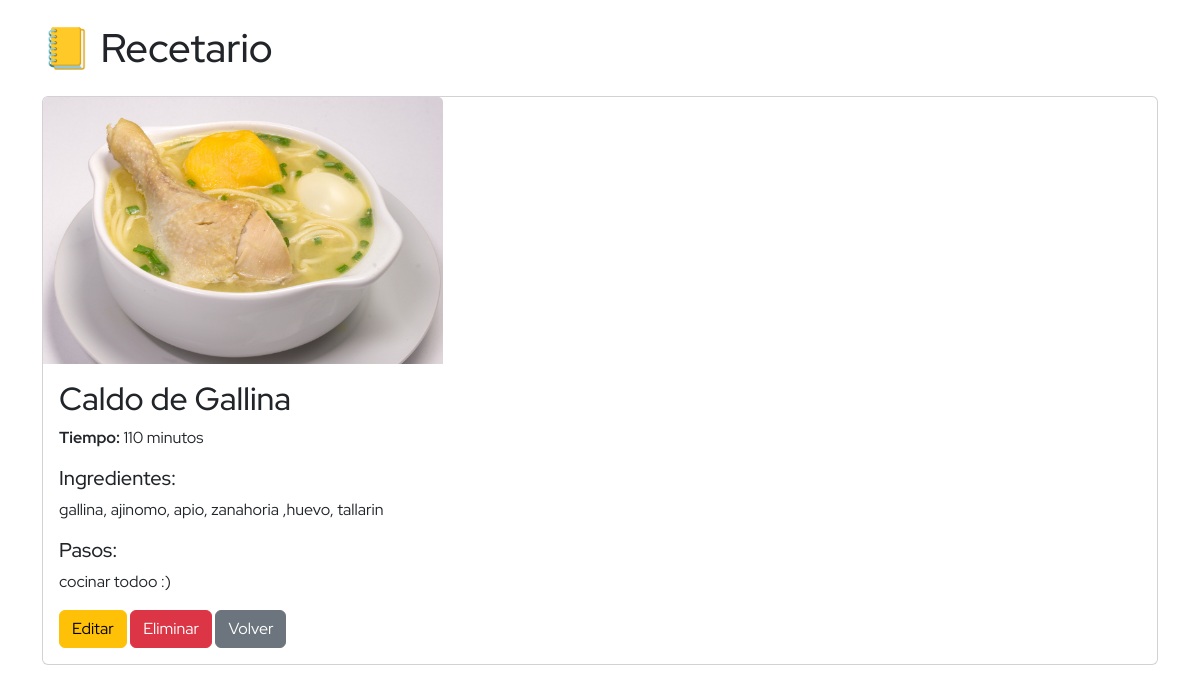
/receta/1/, run on the app's committed database.
### core/models.py (models this page shows, shortened)
class Receta(models.Model):
    titulo = models.CharField(max_length=200)
    descripcion = models.TextField()
    ingredientes = models.TextField()
    pasos = models.TextField()
    tiempo_preparacion = models.IntegerField(help_text="Minutos")
    imagen = models.ImageField(upload_to='recetas/', null=True, blank=True)
    creado = models.DateTimeField(auto_now_add=True)

### core/views.py (the view)
# urls.py: path('receta/<int:receta_id>/', views.detalle_receta, name='detalle_receta'),
def detalle_receta(request, receta_id):
    receta = get_object_or_404(Receta, id=receta_id)
    return render(request, 'core/detalle_receta.html', {'receta': receta})

### core/templates/core/detalle_receta.html (shortened to what this page needs)
{% extends 'core/base.html' %}
{% block content %}
<div class="card mb-3">
    {% if receta.imagen %}
    <img src="{{ receta.imagen.url }}" class="card-img-top" alt="{{ receta.titulo }}">
    {% endif %}
    <div class="card-body">
        <h2 class="card-title">{{ receta.titulo }}</h2>
        <p><strong>Tiempo:</strong> {{ receta.tiempo_preparacion }} minutos</p>
        <h5>Ingredientes:</h5>
        <p>{{ receta.ingredientes }}</p>
        <h5>Pasos:</h5>
        <p>{{ receta.pasos }}</p>
        <a href="{% url 'editar_receta' receta.id %}" class="btn btn-warning">Editar</a>
        <a href="{% url 'eliminar_receta' receta.id %}" class="btn btn-danger">Eliminar</a>
        <a href="{% url 'lista_recetas' %}" class="btn btn-secondary">Volver</a>
    </div>
</div>
{% endblock %}

### core/static/core/styles.css (style rules this page uses)
* { font-family: "Red Hat Display", sans-serif; }
img { max-width: 400px; }

### data on the page
Receta: imagen (picture), titulo "Caldo de Gallina", tiempo_preparacion "110", ingredientes "gallina, ajinomo, apio, zanahoria ,huevo, tallarin", pasos "cocinar todoo :)"
